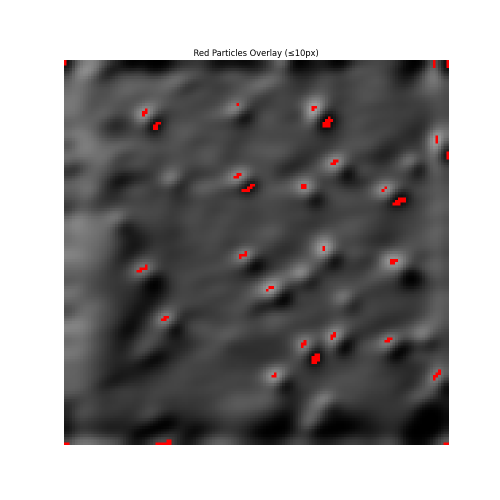
#> input picture particles_overlay.png, 1000 x 1000 px, given as the content of the folder /Users/zebpalm/Exjobb 2025/BSE images/abctoanalyze/All, which was not available (shown at 1/2 size)
$ python gaussian_filtering_all.py
#> lines starting #> are read from the running program, lines starting #| are printed output that depends on the picture; pictures that were not available may be replaced by others from this repository, and a replacement may not be noted
import cv2
import numpy as np
from pathlib import Path
import matplotlib.pyplot as plt
from tqdm import tqdm
import shutil

# Configuration parameters
CONFIG = {
    'num_images': 50,  # Number of images to process (set to None for all images)
    'kernel_size': 7,   # Gaussian kernel size
    'sigma': 1.5,       # Gaussian sigma value
    'input_dir': Path("/Users/zebpalm/Exjobb 2025/BSE images/abctoanalyze/All"),
    'output_dir': Path("gaussian_filtering_all_results")
}

# Define sample areas (y1, y2, x1, x2)
sample_areas = {
    'Sample 1': (130, 273, 128, 271),
    'Sample 2': (130, 273, 329, 472),
    'Sample 3': (329, 472, 128, 271),
    'Sample 4': (329, 472, 329, 472)
}

def load_image(image_path):
    """Load and preprocess the image."""
    img = cv2.imread(str(image_path), cv2.IMREAD_GRAYSCALE)
#> img: shape (1000, 1000); min 0, max 255, mean 142.8
    if img is None:
        raise ValueError(f"Could not load image: {image_path}")
    return img

def extract_sample(image, sample_name):
    """Extract a specific sample area from the image."""
    y1, y2, x1, x2 = sample_areas[sample_name]
    return image[y1:y2, x1:x2]

def apply_gaussian_filtering(image):
    """Apply Gaussian filtering with configured parameters."""
    return cv2.GaussianBlur(image, (CONFIG['kernel_size'], CONFIG['kernel_size']), CONFIG['sigma'])

def plot_results(original, filtered, output_path):
    """Plot and save results."""
    fig, axes = plt.subplots(2, 2, figsize=(12, 8))

    # Original image
    axes[0, 0].imshow(original, cmap='gray')
    axes[0, 0].set_title('Original Image')
    axes[0, 0].axis('off')

    # Original histogram
    hist, bins = np.histogram(original.flatten(), 256, [0,256])
    axes[0, 1].plot(hist, color='black')
    axes[0, 1].set_title('Original Histogram')
    axes[0, 1].set_xlim([0, 256])
    axes[0, 1].set_ylim([0, hist.max() * 1.1])

    # Filtered image
    axes[1, 0].imshow(filtered, cmap='gray')
    axes[1, 0].set_title(f'Gaussian Filter (k={CONFIG["kernel_size"]}, σ={CONFIG["sigma"]})')
    axes[1, 0].axis('off')

    # Filtered histogram
    hist, bins = np.histogram(filtered.flatten(), 256, [0,256])
    axes[1, 1].plot(hist, color='black')
    axes[1, 1].set_title(f'Filtered Histogram (k={CONFIG["kernel_size"]}, σ={CONFIG["sigma"]})')
    axes[1, 1].set_xlim([0, 256])
    axes[1, 1].set_ylim([0, hist.max() * 1.1])

    plt.tight_layout()
    plt.savefig(output_path)
    plt.close()

def process_images():
    """Process images to apply Gaussian filtering."""
    # Clear and recreate output directory
    if CONFIG['output_dir'].exists():
        shutil.rmtree(CONFIG['output_dir'])
    CONFIG['output_dir'].mkdir(exist_ok=True)

    # Get list of image files
    image_files = sorted(CONFIG['input_dir'].glob("*.png"))
    print(f"Found {len(image_files)} .png files")

    # Limit number of images if specified
    if CONFIG['num_images'] is not None:
        image_files = image_files[:CONFIG['num_images']]
    print(f"Processing {len(image_files)} images")

    # Process images with progress bar
    for img_path in tqdm(image_files, desc="Processing images"):
        try:
            # Load image
            img = load_image(img_path)

            # Process each sample area
            for sample_name in sample_areas:
                # Extract sample
                sample = extract_sample(img, sample_name)

                # Apply Gaussian filtering
                filtered = apply_gaussian_filtering(sample)

                # Save results
                sample_output_dir = CONFIG['output_dir'] / sample_name
                sample_output_dir.mkdir(exist_ok=True)

                # Save visualization
                output_path = sample_output_dir / f"{img_path.stem}_gaussian_filtering.png"
                plot_results(sample, filtered, output_path)

                # Save the filtered image
                cv2.imwrite(
                    str(sample_output_dir / f"{img_path.stem}_gaussian_k{CONFIG['kernel_size']}_s{CONFIG['sigma']}.png"),
                    filtered
                )
#> this loop made 4 passes
#> pass 1, in process_images, `sample = extract_sample(img, sample_name)`:
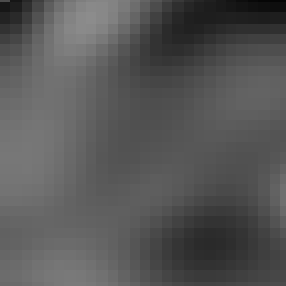
#> sample: shape (143, 143) (shown 2 times larger); min 5, max 140, mean 86.4
#> pass 1, in plot_results, `plt.savefig(output_path)`:
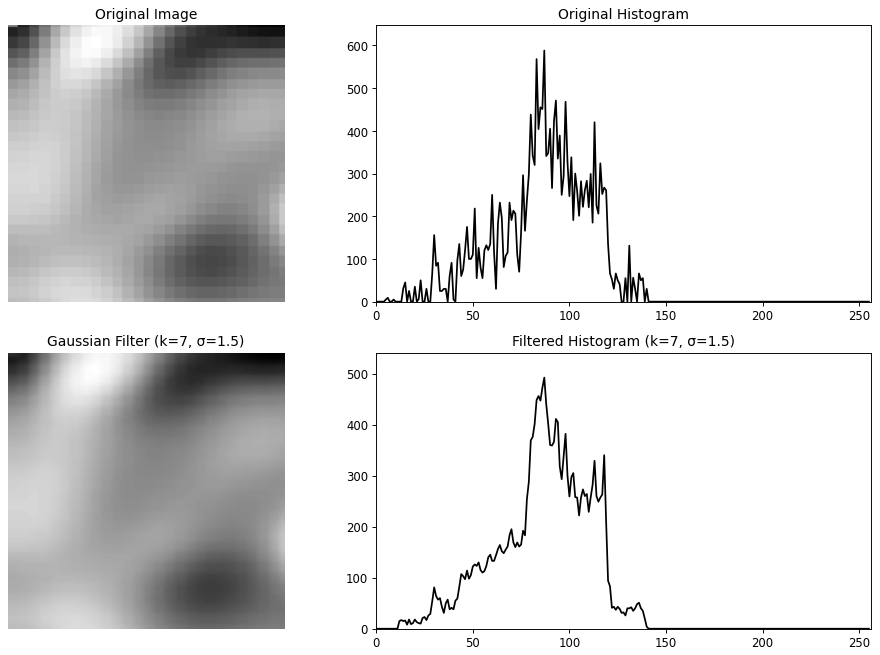
#> figure drawn by matplotlib, 4 panels; panel 2: curve peaks at x = 87, y = 588; panel 4: curve peaks at x = 87, y = 492
#> pass 2, in process_images, `sample = extract_sample(img, sample_name)`:
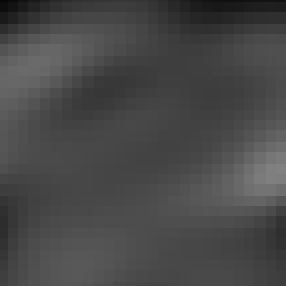
#> sample: shape (143, 143) (shown 2 times larger); min 6, max 129, mean 72.2
#> pass 2, in plot_results (call 2), `plt.savefig(output_path)`:
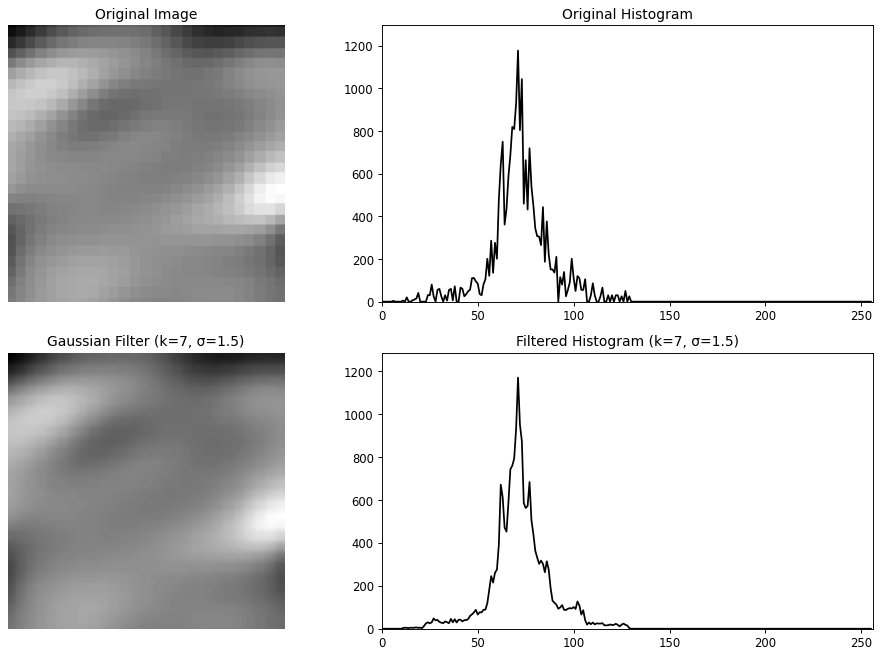
#> figure drawn by matplotlib, 4 panels; panel 2: curve peaks at x = 71, y = 1177; panel 4: curve peaks at x = 71, y = 1169
#> after the loop:
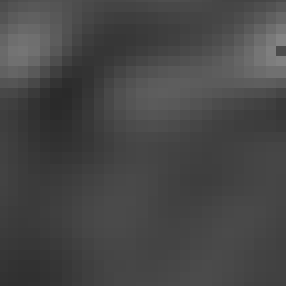
#> sample: shape (143, 143) (shown 2 times larger); min 42, max 131, mean 70.4

        except Exception as e:
            print(f"\nError processing {img_path.name}: {str(e)}")

if __name__ == "__main__":
    print("Starting Gaussian filtering script...")
    print(f"Configuration:")
    print(f"- Number of images to process: {CONFIG['num_images']}")
    print(f"- Gaussian parameters:")
    print(f"  - kernel_size: {CONFIG['kernel_size']}")
    print(f"  - sigma: {CONFIG['sigma']}")

    process_images()
    print("Script completed")
